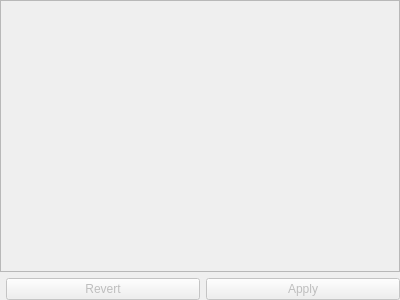
<?xml version="1.0" encoding="UTF-8"?>
<ui version="4.0">
 <class>PropertiesForm</class>
 <widget class="QWidget" name="PropertiesForm">
  <property name="geometry">
   <rect>
    <x>0</x>
    <y>0</y>
    <width>400</width>
    <height>300</height>
   </rect>
  </property>
  <property name="windowTitle">
   <string>Form</string>
  </property>
  <layout class="QGridLayout" name="gridLayout">
   <property name="leftMargin">
    <number>0</number>
   </property>
   <property name="topMargin">
    <number>0</number>
   </property>
   <property name="rightMargin">
    <number>0</number>
   </property>
   <property name="bottomMargin">
    <number>0</number>
   </property>
   <item row="0" column="0">
    <widget class="QScrollArea" name="scrollArea">
     <property name="horizontalScrollBarPolicy">
      <enum>Qt::ScrollBarAlwaysOff</enum>
     </property>
     <property name="widgetResizable">
      <bool>true</bool>
     </property>
     <property name="alignment">
      <set>Qt::AlignLeading|Qt::AlignLeft|Qt::AlignTop</set>
     </property>
     <widget class="QWidget" name="scrollAreaWidgetContents">
      <property name="geometry">
       <rect>
        <x>0</x>
        <y>0</y>
        <width>398</width>
        <height>266</height>
       </rect>
      </property>
      <layout class="QVBoxLayout" name="verticalLayout"/>
     </widget>
    </widget>
   </item>
   <item row="1" column="0">
    <layout class="QHBoxLayout" name="horizontalLayout">
     <property name="leftMargin">
      <number>6</number>
     </property>
     <item>
      <widget class="QPushButton" name="revertButton">
       <property name="enabled">
        <bool>false</bool>
       </property>
       <property name="text">
        <string>Revert</string>
       </property>
      </widget>
     </item>
     <item>
      <widget class="QPushButton" name="applyButton">
       <property name="enabled">
        <bool>false</bool>
       </property>
       <property name="text">
        <string>Apply</string>
       </property>
      </widget>
     </item>
    </layout>
   </item>
  </layout>
 </widget>
 <resources/>
 <connections/>
</ui>
